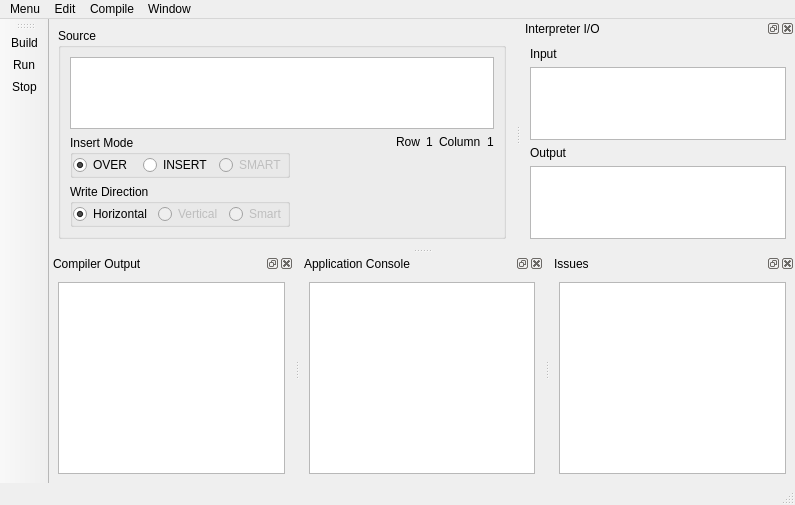
<?xml version="1.0" encoding="UTF-8"?>
<ui version="4.0">
 <class>MainWindow</class>
 <widget class="QMainWindow" name="MainWindow">
  <property name="geometry">
   <rect>
    <x>0</x>
    <y>0</y>
    <width>795</width>
    <height>505</height>
   </rect>
  </property>
  <property name="windowTitle">
   <string>Rail Editor</string>
  </property>
  <widget class="QWidget" name="ui_centralwidget">
   <layout class="QGridLayout" name="gridLayout_5">
    <item row="0" column="0">
     <widget class="QGroupBox" name="ui_sourceGroupBox">
      <property name="title">
       <string>Source</string>
      </property>
      <property name="flat">
       <bool>false</bool>
      </property>
      <layout class="QVBoxLayout" name="verticalLayout">
       <item>
        <widget class="EditTableWidget" name="ui_sourceEditTableWidget">
         <property name="verticalScrollBarPolicy">
          <enum>Qt::ScrollBarAsNeeded</enum>
         </property>
         <property name="horizontalScrollBarPolicy">
          <enum>Qt::ScrollBarAsNeeded</enum>
         </property>
         <property name="editTriggers">
          <set>QAbstractItemView::NoEditTriggers</set>
         </property>
         <property name="selectionMode">
          <enum>QAbstractItemView::ExtendedSelection</enum>
         </property>
         <property name="textElideMode">
          <enum>Qt::ElideMiddle</enum>
         </property>
         <property name="showGrid">
          <bool>true</bool>
         </property>
         <property name="gridStyle">
          <enum>Qt::DotLine</enum>
         </property>
         <property name="wordWrap">
          <bool>false</bool>
         </property>
         <property name="cornerButtonEnabled">
          <bool>false</bool>
         </property>
         <attribute name="horizontalHeaderVisible">
          <bool>false</bool>
         </attribute>
         <attribute name="verticalHeaderVisible">
          <bool>false</bool>
         </attribute>
        </widget>
       </item>
       <item>
        <layout class="QGridLayout" name="gridLayout">
         <item row="0" column="3">
          <widget class="QLabel" name="ui_rowValueLabel">
           <property name="text">
            <string>1</string>
           </property>
           <property name="alignment">
            <set>Qt::AlignLeading|Qt::AlignLeft|Qt::AlignTop</set>
           </property>
          </widget>
         </item>
         <item row="0" column="2">
          <widget class="QLabel" name="ui_rowLabel">
           <property name="text">
            <string>Row</string>
           </property>
           <property name="alignment">
            <set>Qt::AlignLeading|Qt::AlignLeft|Qt::AlignTop</set>
           </property>
          </widget>
         </item>
         <item row="0" column="5">
          <widget class="QLabel" name="ui_columnValueLabel">
           <property name="text">
            <string>1</string>
           </property>
           <property name="alignment">
            <set>Qt::AlignLeading|Qt::AlignLeft|Qt::AlignTop</set>
           </property>
          </widget>
         </item>
         <item row="0" column="0">
          <widget class="QGroupBox" name="ui_insertModeGroupBox">
           <property name="title">
            <string>Insert Mode</string>
           </property>
           <layout class="QHBoxLayout" name="horizontalLayout_3">
            <property name="leftMargin">
             <number>0</number>
            </property>
            <property name="topMargin">
             <number>0</number>
            </property>
            <property name="rightMargin">
             <number>0</number>
            </property>
            <property name="bottomMargin">
             <number>0</number>
            </property>
            <item>
             <widget class="QRadioButton" name="ui_overRadioButton">
              <property name="text">
               <string>OVER</string>
              </property>
              <property name="checked">
               <bool>true</bool>
              </property>
             </widget>
            </item>
            <item>
             <widget class="QRadioButton" name="ui_insertRadioButton">
              <property name="enabled">
               <bool>true</bool>
              </property>
              <property name="text">
               <string>INSERT</string>
              </property>
             </widget>
            </item>
            <item>
             <widget class="QRadioButton" name="ui_smartInserRadioButton">
              <property name="enabled">
               <bool>false</bool>
              </property>
              <property name="text">
               <string>SMART</string>
              </property>
              <property name="checkable">
               <bool>true</bool>
              </property>
             </widget>
            </item>
           </layout>
          </widget>
         </item>
         <item row="0" column="1">
          <spacer name="ui_sourceSpacer">
           <property name="orientation">
            <enum>Qt::Horizontal</enum>
           </property>
           <property name="sizeHint" stdset="0">
            <size>
             <width>40</width>
             <height>20</height>
            </size>
           </property>
          </spacer>
         </item>
         <item row="0" column="4">
          <widget class="QLabel" name="ui_columnLabel">
           <property name="text">
            <string>Column</string>
           </property>
           <property name="alignment">
            <set>Qt::AlignLeading|Qt::AlignLeft|Qt::AlignTop</set>
           </property>
          </widget>
         </item>
         <item row="1" column="0">
          <widget class="QGroupBox" name="ui_writeDirectionGroupBox">
           <property name="title">
            <string>Write Direction</string>
           </property>
           <layout class="QHBoxLayout" name="horizontalLayout_4">
            <property name="leftMargin">
             <number>0</number>
            </property>
            <property name="topMargin">
             <number>0</number>
            </property>
            <property name="rightMargin">
             <number>0</number>
            </property>
            <property name="bottomMargin">
             <number>0</number>
            </property>
            <item>
             <widget class="QRadioButton" name="ui_horizontalDirectionRadioButton">
              <property name="text">
               <string>Horizontal</string>
              </property>
              <property name="checked">
               <bool>true</bool>
              </property>
             </widget>
            </item>
            <item>
             <widget class="QRadioButton" name="ui_verticalDirectionRadioButton">
              <property name="enabled">
               <bool>false</bool>
              </property>
              <property name="text">
               <string>Vertical</string>
              </property>
              <property name="checkable">
               <bool>true</bool>
              </property>
             </widget>
            </item>
            <item>
             <widget class="QRadioButton" name="ui_smartDirectionRadioButton">
              <property name="enabled">
               <bool>false</bool>
              </property>
              <property name="text">
               <string>Smart</string>
              </property>
              <property name="checkable">
               <bool>true</bool>
              </property>
             </widget>
            </item>
           </layout>
          </widget>
         </item>
        </layout>
       </item>
      </layout>
     </widget>
    </item>
   </layout>
  </widget>
  <widget class="QMenuBar" name="ui_menubar">
   <property name="geometry">
    <rect>
     <x>0</x>
     <y>0</y>
     <width>795</width>
     <height>25</height>
    </rect>
   </property>
   <widget class="QMenu" name="ui_menuMenu">
    <property name="title">
     <string>Menu</string>
    </property>
    <addaction name="ui_newFileAction"/>
    <addaction name="ui_openFileAction"/>
    <addaction name="ui_saveFileAction"/>
    <addaction name="ui_saveAsAction"/>
    <addaction name="separator"/>
    <addaction name="ui_quitAction"/>
   </widget>
   <widget class="QMenu" name="ui_editMenu">
    <property name="title">
     <string>Edit</string>
    </property>
    <addaction name="ui_undoAction"/>
    <addaction name="ui_redoAction"/>
    <addaction name="separator"/>
    <addaction name="ui_cutAction"/>
    <addaction name="ui_copyAction"/>
    <addaction name="ui_pasteAction"/>
   </widget>
   <widget class="QMenu" name="ui_compileMenu">
    <property name="title">
     <string>Compile</string>
    </property>
    <addaction name="ui_setInterpreterAction"/>
    <addaction name="ui_runInterpreterAction"/>
    <addaction name="ui_stopInterpreterAction"/>
    <addaction name="separator"/>
    <addaction name="ui_setBuildAction"/>
    <addaction name="ui_runBuildAction"/>
    <addaction name="ui_stopBuildAction"/>
    <addaction name="separator"/>
    <addaction name="ui_buildAndRunJavaAction"/>
    <addaction name="ui_runJavaAction"/>
    <addaction name="ui_stopJavaAction"/>
   </widget>
   <widget class="QMenu" name="ui_windowMenu">
    <property name="title">
     <string>Window</string>
    </property>
    <addaction name="ui_preferencesAction"/>
    <addaction name="separator"/>
   </widget>
   <addaction name="ui_menuMenu"/>
   <addaction name="ui_editMenu"/>
   <addaction name="ui_compileMenu"/>
   <addaction name="ui_windowMenu"/>
  </widget>
  <widget class="QStatusBar" name="ui_statusBar"/>
  <widget class="QDockWidget" name="ui_ioDockWidget">
   <property name="windowTitle">
    <string>Interpreter I/O</string>
   </property>
   <attribute name="dockWidgetArea">
    <number>2</number>
   </attribute>
   <widget class="QWidget" name="dockWidgetContents">
    <layout class="QGridLayout" name="gridLayout_2">
     <item row="3" column="0">
      <widget class="QPlainTextEdit" name="ui_outputPlainTextEdit">
       <property name="lineWrapMode">
        <enum>QPlainTextEdit::NoWrap</enum>
       </property>
       <property name="readOnly">
        <bool>true</bool>
       </property>
      </widget>
     </item>
     <item row="1" column="0">
      <widget class="QPlainTextEdit" name="ui_inputPlainTextEdit">
       <property name="lineWrapMode">
        <enum>QPlainTextEdit::NoWrap</enum>
       </property>
      </widget>
     </item>
     <item row="0" column="0">
      <widget class="QLabel" name="ui_inputLabel">
       <property name="text">
        <string>Input</string>
       </property>
      </widget>
     </item>
     <item row="2" column="0">
      <widget class="QLabel" name="ui_outpuLabel">
       <property name="text">
        <string>Output</string>
       </property>
      </widget>
     </item>
    </layout>
   </widget>
  </widget>
  <widget class="QDockWidget" name="ui_compilerDockWidget">
   <property name="windowTitle">
    <string>Compiler Output</string>
   </property>
   <attribute name="dockWidgetArea">
    <number>8</number>
   </attribute>
   <widget class="QWidget" name="dockWidgetContents_3">
    <layout class="QVBoxLayout" name="verticalLayout_3">
     <item>
      <widget class="QPlainTextEdit" name="ui_compilerOutputPlainTextEdit">
       <property name="lineWrapMode">
        <enum>QPlainTextEdit::NoWrap</enum>
       </property>
       <property name="readOnly">
        <bool>true</bool>
       </property>
       <property name="centerOnScroll">
        <bool>true</bool>
       </property>
      </widget>
     </item>
    </layout>
   </widget>
  </widget>
  <widget class="QDockWidget" name="ui_consoleDockWidget">
   <property name="windowTitle">
    <string>Application Console</string>
   </property>
   <attribute name="dockWidgetArea">
    <number>8</number>
   </attribute>
   <widget class="QWidget" name="dockWidgetContents_2">
    <layout class="QVBoxLayout" name="verticalLayout_2">
     <item>
      <widget class="ApplicationConsole" name="ui_consolePlainTextEdit">
       <property name="lineWrapMode">
        <enum>QPlainTextEdit::NoWrap</enum>
       </property>
       <property name="readOnly">
        <bool>true</bool>
       </property>
       <property name="centerOnScroll">
        <bool>true</bool>
       </property>
      </widget>
     </item>
    </layout>
   </widget>
  </widget>
  <widget class="QDockWidget" name="ui_issuesDockWidget">
   <property name="windowTitle">
    <string>Issues</string>
   </property>
   <attribute name="dockWidgetArea">
    <number>8</number>
   </attribute>
   <widget class="QWidget" name="dockWidgetContents_4">
    <layout class="QGridLayout" name="gridLayout_6">
     <item row="0" column="0">
      <widget class="QListWidget" name="ui_issuesListWidget">
       <property name="editTriggers">
        <set>QAbstractItemView::NoEditTriggers</set>
       </property>
       <property name="selectionMode">
        <enum>QAbstractItemView::SingleSelection</enum>
       </property>
       <property name="selectionBehavior">
        <enum>QAbstractItemView::SelectRows</enum>
       </property>
      </widget>
     </item>
    </layout>
   </widget>
  </widget>
  <widget class="QToolBar" name="ui_toolBar">
   <property name="windowTitle">
    <string>toolBar</string>
   </property>
   <attribute name="toolBarArea">
    <enum>LeftToolBarArea</enum>
   </attribute>
   <attribute name="toolBarBreak">
    <bool>false</bool>
   </attribute>
   <addaction name="ui_runBuildAction"/>
   <addaction name="ui_buildAndRunJavaAction"/>
   <addaction name="ui_stopJavaAction"/>
  </widget>
  <action name="ui_newFileAction">
   <property name="text">
    <string>New File</string>
   </property>
   <property name="shortcut">
    <string>Ctrl+N</string>
   </property>
   <property name="shortcutContext">
    <enum>Qt::ApplicationShortcut</enum>
   </property>
  </action>
  <action name="ui_openFileAction">
   <property name="text">
    <string>Open File</string>
   </property>
   <property name="shortcut">
    <string>Ctrl+O</string>
   </property>
   <property name="shortcutContext">
    <enum>Qt::ApplicationShortcut</enum>
   </property>
  </action>
  <action name="ui_saveFileAction">
   <property name="text">
    <string>Save File</string>
   </property>
   <property name="shortcut">
    <string>Ctrl+S</string>
   </property>
   <property name="shortcutContext">
    <enum>Qt::ApplicationShortcut</enum>
   </property>
  </action>
  <action name="ui_quitAction">
   <property name="text">
    <string>Quit</string>
   </property>
   <property name="shortcut">
    <string>Ctrl+Q, Alt+X</string>
   </property>
   <property name="shortcutContext">
    <enum>Qt::ApplicationShortcut</enum>
   </property>
  </action>
  <action name="ui_saveAsAction">
   <property name="text">
    <string>Save As</string>
   </property>
   <property name="shortcut">
    <string>Ctrl+Shift+S</string>
   </property>
   <property name="shortcutContext">
    <enum>Qt::ApplicationShortcut</enum>
   </property>
  </action>
  <action name="ui_setInterpreterAction">
   <property name="text">
    <string>Set Interpreter Location</string>
   </property>
  </action>
  <action name="ui_runInterpreterAction">
   <property name="text">
    <string>Run Interpreter</string>
   </property>
   <property name="shortcut">
    <string>Ctrl+I</string>
   </property>
   <property name="shortcutContext">
    <enum>Qt::ApplicationShortcut</enum>
   </property>
  </action>
  <action name="ui_undoAction">
   <property name="text">
    <string>Undo</string>
   </property>
   <property name="shortcut">
    <string>Ctrl+Z</string>
   </property>
   <property name="shortcutContext">
    <enum>Qt::ApplicationShortcut</enum>
   </property>
  </action>
  <action name="ui_redoAction">
   <property name="text">
    <string>Redo</string>
   </property>
   <property name="shortcut">
    <string>Ctrl+Y</string>
   </property>
   <property name="shortcutContext">
    <enum>Qt::ApplicationShortcut</enum>
   </property>
  </action>
  <action name="ui_stopInterpreterAction">
   <property name="text">
    <string>Stop Interpreter</string>
   </property>
  </action>
  <action name="ui_setBuildAction">
   <property name="text">
    <string>Set Compiler Location</string>
   </property>
  </action>
  <action name="ui_runBuildAction">
   <property name="icon">
    <iconset resource="resources.qrc">
     <normaloff>:/icons/Buttons/Build.png</normaloff>:/icons/Buttons/Build.png</iconset>
   </property>
   <property name="text">
    <string>Build</string>
   </property>
   <property name="toolTip">
    <string>&lt;html&gt;&lt;head/&gt;&lt;body&gt;&lt;p&gt;Build&lt;/p&gt;&lt;/body&gt;&lt;/html&gt;</string>
   </property>
   <property name="shortcut">
    <string>Ctrl+B</string>
   </property>
   <property name="shortcutContext">
    <enum>Qt::ApplicationShortcut</enum>
   </property>
  </action>
  <action name="ui_stopBuildAction">
   <property name="text">
    <string>Cancel Build</string>
   </property>
  </action>
  <action name="ui_cutAction">
   <property name="text">
    <string>Cut</string>
   </property>
   <property name="shortcut">
    <string>Ctrl+X</string>
   </property>
  </action>
  <action name="ui_copyAction">
   <property name="text">
    <string>Copy</string>
   </property>
   <property name="shortcut">
    <string>Ctrl+C</string>
   </property>
  </action>
  <action name="ui_pasteAction">
   <property name="text">
    <string>Paste</string>
   </property>
   <property name="shortcut">
    <string>Ctrl+V</string>
   </property>
  </action>
  <action name="ui_buildAndRunJavaAction">
   <property name="icon">
    <iconset resource="resources.qrc">
     <normaloff>:/icons/Buttons/Run.png</normaloff>:/icons/Buttons/Run.png</iconset>
   </property>
   <property name="text">
    <string>Run</string>
   </property>
   <property name="shortcut">
    <string>Ctrl+R</string>
   </property>
  </action>
  <action name="ui_runJavaAction">
   <property name="text">
    <string>Run Without Build</string>
   </property>
  </action>
  <action name="ui_stopJavaAction">
   <property name="icon">
    <iconset resource="resources.qrc">
     <normaloff>:/icons/Buttons/Stop.png</normaloff>:/icons/Buttons/Stop.png</iconset>
   </property>
   <property name="text">
    <string>Stop</string>
   </property>
  </action>
  <action name="ui_preferencesAction">
   <property name="text">
    <string>Preferences</string>
   </property>
  </action>
  <action name="actionOpen_Recent">
   <property name="text">
    <string>Open Recent</string>
   </property>
  </action>
 </widget>
 <customwidgets>
  <customwidget>
   <class>EditTableWidget</class>
   <extends>QTableWidget</extends>
   <header location="global">EditTableWidget.h</header>
  </customwidget>
  <customwidget>
   <class>ApplicationConsole</class>
   <extends>QPlainTextEdit</extends>
   <header location="global">ApplicationConsole.h</header>
  </customwidget>
 </customwidgets>
 <resources>
  <include location="resources.qrc"/>
 </resources>
 <connections/>
</ui>
